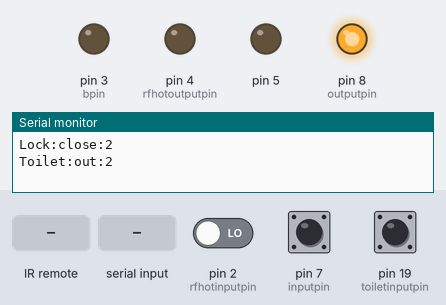
This sketch was run on a simulated Arduino Uno, built with avr-gcc and run on an emulated ATmega328P. Parts: output pins drawn as LEDs (lit = HIGH), the last lines printed to the serial monitor. Inputs (shaded band) come from the test bench; at power-on: pin 2 (rfhotinputpin) LOW, pin 7 (inputpin) HIGH, pin 19 (toiletinputpin) HIGH. Pins used as bus, display or sensor lines are not drawn.

Above: at 1.2 s.
1.3 s: infrared code 0xFF18E7 received
4.3 s: pin 2 (rfhotinputpin) driven HIGH
At 5.4 s:
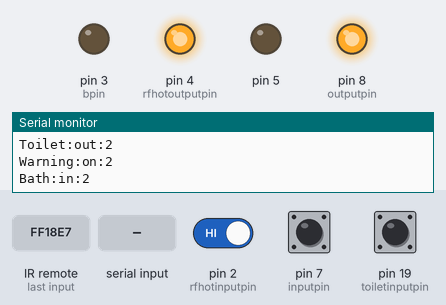
5.8 s: "b" received over Serial
At 6.66 s:
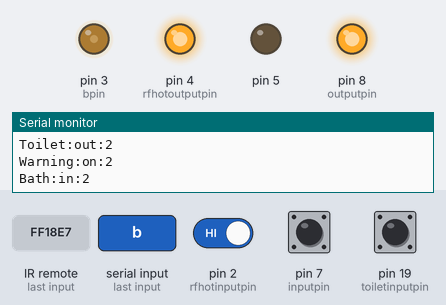
8.8 s: infrared code 0xFF18E7 received
11.8 s: "b" received over Serial
At 13.63 s:
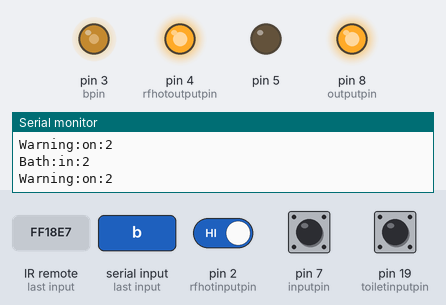
Timing chart, 0 to 17.9 s (numbered marks = the images above; inputs shaded):
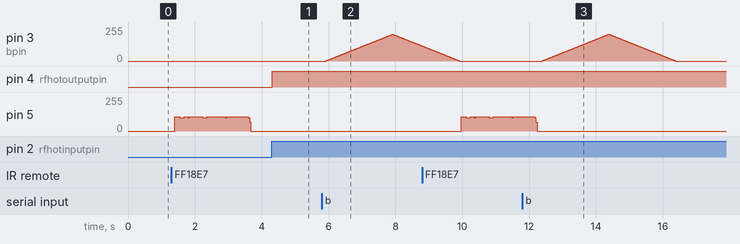

Measured:
- after the input at 4.3 s, pin 4 (rfhotoutputpin): LOW → HIGH at once
- after the input at 5.8 s, pin 3 (bpin): rises from 0/255 to 200/255 in 2.0 s, then falls to 113/255 in 0.88 s
- after the input at 11.8 s, pin 3 (bpin): rises from 0/255 to 200/255 in 2.0 s, then falls to 0/255 in 2.0 s

The sketch:

locktest.ino
```cpp
#include <IRremote.h>
//toilet id
String toiletid = "2";

//lockuse
int outputpin = 8;
int inputpin = 7   ;
int switchon = 0;
//toilet use
int toiletinputpin = 19;
int toiletswitchon = 0;
//rf hot use
int rfhotinputpin = 2;
int rfhotoutputpin = 4;
int rfhotswitch=0;

//rf remote
int recv_pin = 6;
IRrecv irrecv(recv_pin);
decode_results results;
float sinVal;
int toneVal;


//rfid use
#include <SPI.h>
#include <MFRC522.h>
#define SS_PIN 10
 #define RST_PIN 9
 MFRC522 mfrc522(SS_PIN, RST_PIN);
 MFRC522::MIFARE_Key key;
 int block=0;
 byte blockcontent[16] = {"Hello world"};
 byte readbackblock[18];
String rfidUid = "";
int sameRfidCount = 0;
int sameLockCount = 0;
int sameIRCount = 0;

// b pin
int bpin = 3;

void setup() {
  Serial.begin(9600);
  // lockuse
  pinMode(outputpin,OUTPUT);
  pinMode(inputpin,INPUT);
  digitalWrite(outputpin,HIGH);
  // toiletuse
  pinMode(toiletinputpin,INPUT);
  // rf hot sensor
  pinMode(rfhotinputpin,INPUT);
  pinMode(rfhotoutputpin, OUTPUT);
  // rfid use
  SPI.begin();
   mfrc522.PCD_Init();
   //Serial.println("Scan a MIFARE Classic card");
   for (byte i = 0; i < 6; i++) {
     key.keyByte[i] = 0xFF;
   }
  //bpin
  pinMode(bpin,OUTPUT);

  //rf remote
  irrecv.enableIRIn();
  pinMode(5,OUTPUT);
}
int incomingByte = 0;
void loop() {
  // testlock
  testLock();
  // test rfid
  testRfid();
  //next
  testToilet();
  //IF HOT LED
  testRFHot();
  //Serial.println(digitalRead(2));
  if (Serial.available() > 0) {
                // read the incoming byte:
                incomingByte = Serial.read();
                // say what you got:
                if(incomingByte==98){
                   bbb();
                  }

        }


callb();


  delay(100);
}

void testRFHot(){
    if(digitalRead(rfhotinputpin) && rfhotswitch==0){
      rfhotswitch =1;
      digitalWrite(rfhotoutputpin,rfhotswitch);
      Serial.println("Bath:in:"+toiletid);
    }
   if(!digitalRead(rfhotinputpin)){
      rfhotswitch =0;
      digitalWrite(rfhotoutputpin,rfhotswitch);
    }

  }

void testRfid(){
  mfrc522.PCD_Init();
     if ( ! mfrc522.PICC_IsNewCardPresent()) {
       return;
     }
     if ( !mfrc522.PICC_ReadCardSerial()) {
       return;
     }

  String rfidUid2 = "";
    for (byte i = 0; i < mfrc522.uid.size; i++) {
      rfidUid2 += String(mfrc522.uid.uidByte[i] < 0x10 ? "0" : "");
      rfidUid2 += String(mfrc522.uid.uidByte[i], HEX);
    }
  if(rfidUid != rfidUid2 || sameRfidCount == 3){
      Serial.println("beep:"+rfidUid2+":"+toiletid);
      rfidUid = rfidUid2;
      sameRfidCount = 0;
    }
  else{
    sameRfidCount++;
    }

  }


void testLock(){

  if(switchon != digitalRead(inputpin) && sameLockCount>=5){
      if (digitalRead(inputpin) == 0){
         Serial.println("Lock:open:"+toiletid);
        }
      else{
         Serial.println("Lock:close:"+toiletid);
        }
       sameLockCount =0;
       switchon = !switchon;
    }
  else{
    sameLockCount ++;
    if(sameLockCount >= 300) sameLockCount =6;
    }


  }

void testToilet(){

  if(toiletswitchon != digitalRead(toiletinputpin) && sameIRCount>=5){
      if (digitalRead(toiletinputpin) == 0){
         Serial.println("Toilet:in:"+toiletid);
        }
      else{
         Serial.println("Toilet:out:"+toiletid);
        }
       sameIRCount = 0;
       toiletswitchon = !toiletswitchon;
    }
  else{
    sameIRCount ++;
    if(sameIRCount >= 300) sameIRCount =6;
    }

  }


void bbb(){
    for(int i = 0;i<=200;i++){
                      delay(10);
                      analogWrite(bpin,i);
                    }
                    for(int i = 200;i>=0;i--){
                      delay(10);
                      analogWrite(bpin,i);
                    }

  }


void callb(){

    if(irrecv.decode(&results)){
      if(results.value==0xFF18E7&&toiletid=="2"){
         Serial.println("Warning:on:"+toiletid);
  //2 0xFF18E7
  //1 0xFF30CF
          for(int x=0;x<180;x++){
            sinVal = (sin(x*(3.1412/180)));
            toneVal = 2000+(int(sinVal*1000));

            newtone(5,toneVal,10);
            delay(2);
            }
        }
      if(results.value==0xFF30CF&&toiletid=="1"){
        Serial.println("Warning:on:"+toiletid);
  //2 0xFF18E7
  //1 0xFF30CF
          for(int x=0;x<180;x++){
            sinVal = (sin(x*(3.1412/180)));
            toneVal = 2000+(int(sinVal*1000));

            newtone(5,toneVal,10);
            delay(2);
            }
        }
    irrecv.resume();
    }


  }

void newtone(byte tonePin, int frequency, int duration) {
int period = 1000000L / frequency;
int pulse = period / 2;
for (long i = 0; i < duration * 1000L; i += period) {
digitalWrite(tonePin, HIGH);
delayMicroseconds(pulse);
digitalWrite(tonePin, LOW);
delayMicroseconds(pulse);
}
}
```
